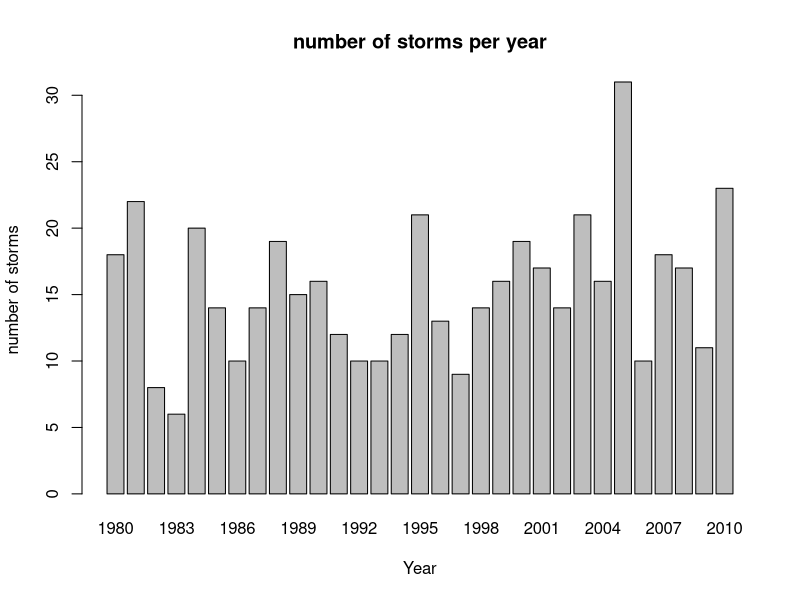
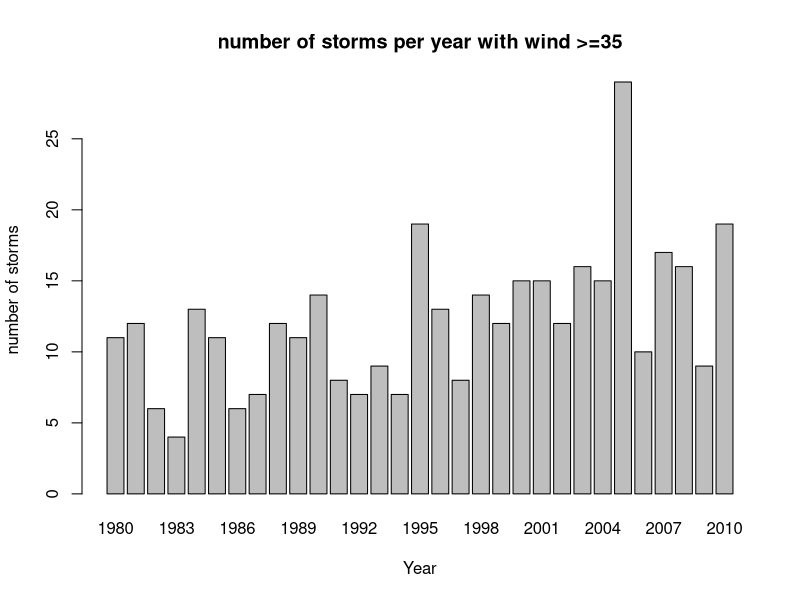
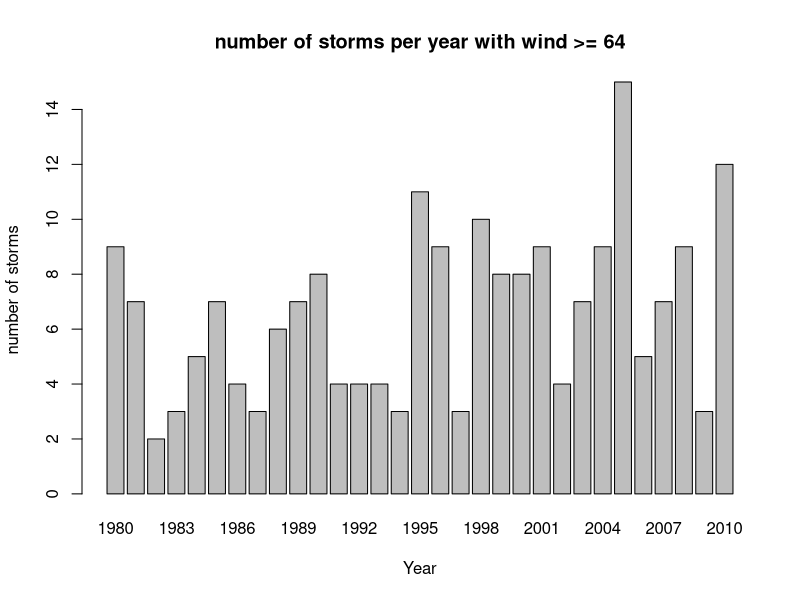
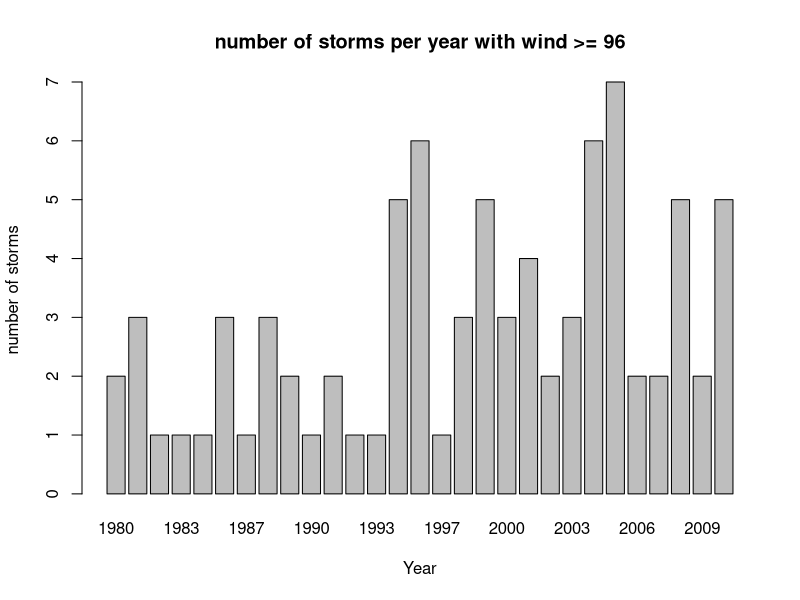
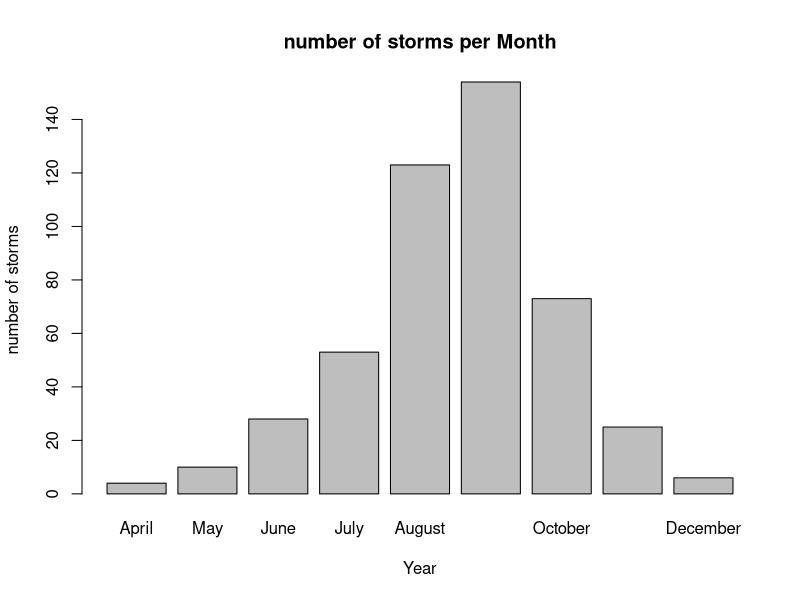
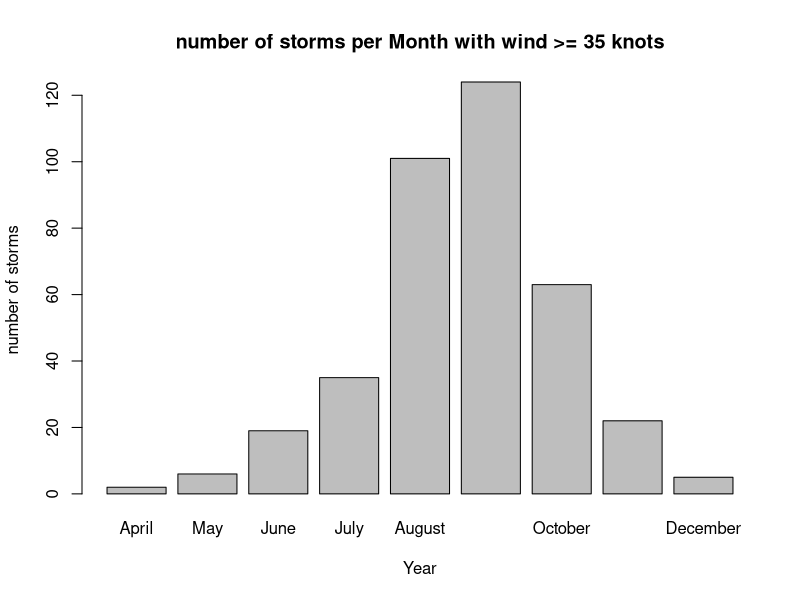
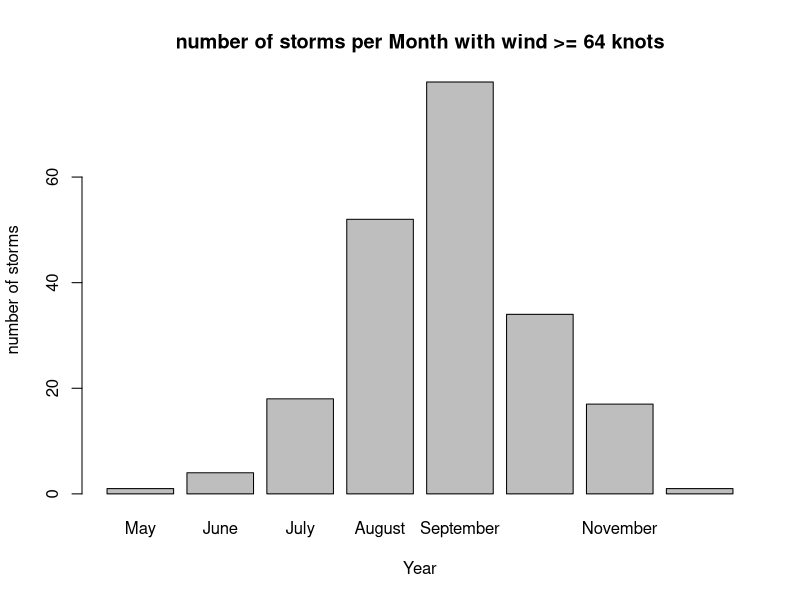
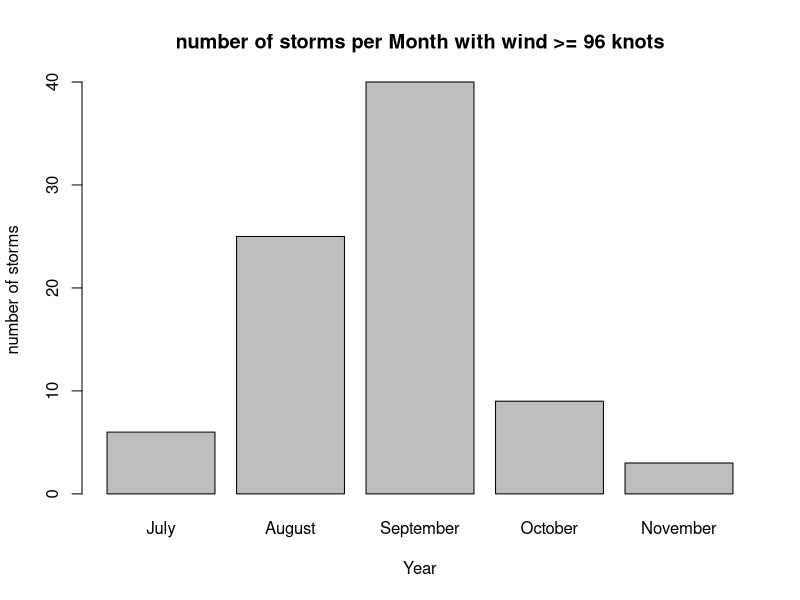

Write the R code that produced these figures, in order.
# =============================================================================
# Stat 133: Final Project
# Part2 Data Analysis
# Description: work with cleaned-precoessed csvs (storms.csv; tracks.csv) to
# produce analysis of storms from 1980 to 2010
# Data: International Best Track Archive for Climate Stewardship (IBTrACS)
# ftp://eclipse.ncdc.noaa.gov/pub/ibtracs/v03r06/wmo/hurdat_format/basin/
# Basin.NA.ibtracs_hurdat.v03r06.hdat
# =============================================================================
# Load csv
# =============================================================================
library(stringr)
storms<-read.csv('data/storms.csv', stringsAsFactors = FALSE)
tracks<-read.csv('data/tracks.csv', stringsAsFactors = FALSE)


# =============================================================================
# Number of storms per year
# =============================================================================

# Extract years from date
date = as.Date(storms$date, '%m/%d/%Y')
year = format(date, '%Y')
# Extract years that are from 1980 to 2010
year = year[which(year >= 1980 & year <= 2010)]

# Find the frequency of storms in each year
stormPerYear<-table(year)

# Plot a bar graph
barplot(as.numeric(stormPerYear),
                           names.arg = unique(year),
        main = 'number of storms per year', 
        xlab = 'Year',ylab='number of storms' )

# Open device
pdf("images/stormPerYearPlot.pdf") 
barplot(as.numeric(stormPerYear),
        names.arg = unique(year),
        main = 'number of storms per year', 
        xlab = 'Year',ylab='number of storms' )
dev.off() # close device

# Open device
png("images/stormPerYearPlot.png", width = 1024, height = 900, res= 120) 
barplot(as.numeric(stormPerYear),
        names.arg = unique(year),
        main = 'number of storms per year', 
        xlab = 'Year',ylab='number of storms' )
dev.off() # close device

# =============================================================================
# Number of storms per year with wind >=35
# =============================================================================
# As date the date column
date = as.Date(tracks$date, '%m/%d/%Y')
# Extract years 
year = format(date, '%Y')
# Extract years that are from 1980 to 2010
tmpTracks = tracks[which(year >= 1980 & year <= 2010),]
year35Date = as.Date(storms$date[unique(tmpTracks$id[tmpTracks$wind>=35])], 
                     '%m/%d/%Y')
year35 = format(year35Date, "%Y")
# Using table to find frequency of storms in each year
stormPerYear35<-table(year35)
# Plot a bar graph
barplot(as.numeric(stormPerYear35), 
                             names.arg=unique(year35), 
        main='number of storms per year with wind >=35',
        xlab = 'Year', ylab='number of storms')

# Open device
pdf("images/stormPerYear35Plot.pdf") 
barplot(as.numeric(stormPerYear35), 
        names.arg=unique(year35), 
        main='number of storms per year with wind >=35',
        xlab = 'Year', ylab='number of storms')
dev.off() # close device

# Open device
png("images/stormPerYear35Plot.png", width = 1024, height = 900, res= 120) 
barplot(as.numeric(stormPerYear35), 
        names.arg=unique(year35), 
        main='number of storms per year with wind >=35',
        xlab = 'Year', ylab='number of storms')
dev.off() # close device

# =============================================================================
# Number of storms per year with wind >=64
# =============================================================================
# Years of which the storm's speed exceed 64

year64Date = as.Date(storms$date[unique(tmpTracks$id[tmpTracks$wind>=64])], 
                     '%m/%d/%Y')
# Extract years
year64 = format(year64Date, "%Y")
# Using table to find frequency of storms in each year
stormPerYear64<-table(year64)

# Plot a bar graph
stormPerYear64Plot = barplot(as.numeric(stormPerYear64), 
                             names.arg=unique(year64),
        main='number of storms per year with wind >= 64',
        xlab = 'Year', ylab='number of storms')

# Open device
pdf("images/stormPerYear64Plot.pdf") 
stormPerYear64Plot = barplot(as.numeric(stormPerYear64), 
                             names.arg=unique(year64),
                             main='number of storms per year with wind >= 64',
                             xlab = 'Year', ylab='number of storms')
dev.off() # close device

# Open device
png("images/stormPerYear64Plot.png", width = 1024, height = 900, res= 120) 
stormPerYear64Plot = barplot(as.numeric(stormPerYear64), 
                             names.arg=unique(year64),
                             main='number of storms per year with wind >= 64',
                             xlab = 'Year', ylab='number of storms')
dev.off() # close device


# =============================================================================
# Number of storms per year with wind >=96
# =============================================================================
# Extract years of which the storm's speed exceed 96
year96Date = as.Date(storms$date[unique(tmpTracks$id[tmpTracks$wind>=96])], 
                     '%m/%d/%Y')
# Extract years
year96 = format(year96Date, "%Y")
# Using table to find frequency of storms in each year
stormPerYear96<-table(year96)
# Plot a bar graph
barplot(as.numeric(stormPerYear96), 
                             names.arg=unique(year96),
        main='number of storms per year with wind >= 96',
        xlab = 'Year', ylab='number of storms')

# Open device
pdf("images/stormPerYear96Plot.pdf") 
barplot(as.numeric(stormPerYear96), 
        names.arg=unique(year96),
        main='number of storms per year with wind >= 96',
        xlab = 'Year', ylab='number of storms')
dev.off() # close device

# Open device
png("images/stormPerYear96Plot.png", 
    width = 1024, height = 900, res= 120) 
barplot(as.numeric(stormPerYear96), 
        names.arg=unique(year96),
        main='number of storms per year with wind >= 96',
        xlab = 'Year', ylab='number of storms')
dev.off() # close device

# Extract according to Month
# =============================================================================
# Number of storms per month
# =============================================================================
# As date the date column
date = as.Date(storms$date, '%m/%d/%Y')
# Extract month and year from the date column
monthWithYear = format(date, '%m/%Y')
# Extract year
year = format(date, '%Y')
# Extract month and year with year from 1980 to 2010
monthWithYear = monthWithYear[year >= 1980 & year <= 2010]

# Find the frequency of storms that happened in each month
month = substring(text = monthWithYear, first = 1, last = 2)
stormPerMonth<-table(month)
# Plot
monthName = month.name[sort(as.numeric(unique(month)))]
barplot(as.numeric(stormPerMonth), 
        names.arg = monthName,
        main='number of storms per Month',
        xlab = 'Year', ylab='number of storms' )

# Open device
pdf("images/stormPerMonthPlot.pdf") 
barplot(as.numeric(stormPerMonth), 
        names.arg = monthName,
        main='number of storms per Month',
        xlab = 'Year', ylab='number of storms' )
dev.off() # close device

# Open device
png("images/stormPerMonthPlot.png", width = 1024, height = 900, res= 120) 
barplot(as.numeric(stormPerMonth), 
        names.arg = monthName,
        main='number of storms per Month',
        xlab = 'Year', ylab='number of storms' )
dev.off() # close device

# =============================================================================
# Number of storms per month with wind >=35
# =============================================================================
# As date the date column
date = as.Date(tracks$date, '%m/%d/%Y')
# Extract month and Year from the date column
monthWithYear = format(date, '%m/%Y')
# Extract year
year = format(date, '%Y')
# Extract storms that are from 1980 to 2010
tmpTracks = tracks[which(year >= 1980 & year <= 2010),]

# Find the frequency of storms that happened in each month
month35<-storms$date[unique(tmpTracks$id[tmpTracks$wind>=35])]
month35 = as.Date(month35, '%m/%d/%Y')
month35 = format(month35, '%m')
stormPerMonth35<-table(month35)

# Plot
monthName = month.name[sort(as.numeric(unique(month35)))]
barplot(as.numeric(stormPerMonth35),
        names.arg = monthName,
        main='number of storms per Month with wind >= 35 knots',
        xlab = 'Year', ylab='number of storms')

# Open device
pdf("images/stormPerMonth35Plot.pdf") 
barplot(as.numeric(stormPerMonth35),
        names.arg = monthName,
        main='number of storms per Month with wind >= 35 knots',
        xlab = 'Year', ylab='number of storms')
dev.off() # close device

# Open device
png("images/stormPerMonth35Plot.png", width = 1024, height = 900, res= 120) 
barplot(as.numeric(stormPerMonth35),
        names.arg = monthName,
        main='number of storms per Month with wind >= 35 knots',
        xlab = 'Year', ylab='number of storms')
dev.off() # close device

# =============================================================================
# Number of storms per month with wind >=64
# =============================================================================
# Find the frequency of storms that happened in each month
month64<-storms$date[unique(tmpTracks$id[tmpTracks$wind>=64])]
month64 = as.Date(month64, '%m/%d/%Y')
month64 = format(month64, '%m')
stormPerMonth64<-table(month64)

# Plot
monthName = month.name[sort(as.numeric(unique(month64)))]
barplot(as.numeric(stormPerMonth64), 
        names.arg = monthName,
        main='number of storms per Month with wind >= 64 knots',
        xlab = 'Year', ylab='number of storms')

pdf("images/stormPerMonth64Plot.pdf") # open device
barplot(as.numeric(stormPerMonth64), 
        names.arg = monthName,
        main='number of storms per Month with wind >= 64 knots',
        xlab = 'Year', ylab='number of storms')
dev.off() # close device

# Open device
png("images/stormPerMonth64Plot.png", width = 1024, height = 900, res= 120) 
barplot(as.numeric(stormPerMonth64), 
        names.arg = monthName,
        main='number of storms per Month with wind >= 64 knots',
        xlab = 'Year', ylab='number of storms')
dev.off() # close device

# =============================================================================
# Number of storms per month with wind >=96
# =============================================================================
# Find the frequency of storms that happened in each month
month96<-storms$date[unique(tmpTracks$id[tmpTracks$wind>=96])]
month96 = as.Date(month96, '%m/%d/%Y')
month96 = format(month96, '%m')
stormPerMonth96<-table(month96)

# Plot
monthName = month.name[sort(as.numeric(unique(month96)))]
barplot(as.numeric(stormPerMonth96), 
        names.arg = monthName,
        main='number of storms per Month with wind >= 96 knots',
        xlab = 'Year', ylab='number of storms')

# Open device
pdf("images/stormPerMonth96Plot.pdf") 
barplot(as.numeric(stormPerMonth96), 
        names.arg = monthName,
        main='number of storms per Month with wind >= 96 knots',
        xlab = 'Year', ylab='number of storms')
dev.off() # close device

# Open device
png("images/stormPerMonth96Plot.png", width = 1024, height = 900, res= 120) 
barplot(as.numeric(stormPerMonth96), 
        names.arg = monthName,
        main='number of storms per Month with wind >= 96 knots',
        xlab = 'Year', ylab='number of storms')
dev.off() # close device

# =============================================================================
# Annual numbers of storms >= 35/64/96
# =============================================================================
## Average 
mean35<-mean(stormPerYear35)
mean64<-mean(stormPerYear64)
mean96<-mean(stormPerYear96)
## std
std35<-sd(stormPerYear35)
std64<-sd(stormPerYear64)
std96<-sd(stormPerYear96)
## 25 percentile
Q35<-summary(as.numeric(stormPerYear35))[2]
Q64<-summary(as.numeric(stormPerYear64))[2]
Q96<-summary(as.numeric(stormPerYear96))[2]
## median
median35<-summary(as.numeric(stormPerYear35))[3]
median64<-summary(as.numeric(stormPerYear64))[3]
median96<-summary(as.numeric(stormPerYear96))[3]
## 75 percentile
q35<-summary(as.numeric(stormPerYear35))[5]
q64<-summary(as.numeric(stormPerYear64))[5]
q96<-summary(as.numeric(stormPerYear96))[5]

## table
annual<-matrix(c(mean35,std35,Q35, median35,q35,
                 mean64,std64,Q64, median64,q64,
                 mean96,std96,Q96, median96,q96), ncol=5, byrow=TRUE)
colnames(annual)<-c('Avg','Std.Dev','25th','50th','75th')
rownames(annual)<-c('35 knots','64 knots', '96 knots')
annual = signif(annual, 4)
annual<-as.table(annual)

# =============================================================================
# Regression Line
# =============================================================================
# Mean pressure and mean wind speed for each storm
vec<-c(1:1777)
pressMean1<-sapply(vec, function(x) 
  mean(tmpTracks$press[tmpTracks$id==x]))
# Remove zeros
pressMean<-pressMean1[pressMean1!=0]
pressMean = na.exclude(pressMean)
# Mean wind speed
windMean1<-sapply(vec,function(x) 
  mean(tmpTracks$wind[tmpTracks$id==x]))
# Remove zeros
windMean<- windMean1[pressMean1!=0]
windMean = na.exclude(windMean)

# Find regression 
reg = lm(pressMean ~ windMean)

# Plot regression
plot(windMean, pressMean,xlab = 'mean wind speed', ylab = 'mean pressure')
title('Mean Wind VS Mean Wind Speed for Each Storm ')
abline(reg)

# Open device
pdf("images/meanWindPressureReg.pdf") 
reg = lm(pressMean ~ windMean)
plot(windMean, pressMean,xlab = 'mean wind speed', ylab = 'mean pressure')
title('Mean Wind VS Mean Wind Speed for Each Storm ')
abline(reg)
dev.off() # close device

# Open device
png("images/meanWindPressureReg.png", width = 1024, height = 900, res= 120) 
reg = lm(pressMean ~ windMean)
plot(windMean, pressMean,xlab = 'mean wind speed', ylab = 'mean pressure')
title('Mean Wind VS Mean Wind Speed for Each Storm')
abline(reg)
dev.off() # close device


# =============================================================================
# Regression analysis 2
# =============================================================================
# Median pressure and median wind speed for each storm
vec<-c(1:1777)
pressMedian1<-sapply(vec,function(x) 
  median(tmpTracks$press[tmpTracks$id==x]))
# Mean wind speed
windMedian1<-sapply(vec,function(x) 
  median(tmpTracks$wind[tmpTracks$id==x]))
# Remove zeros
pressMedian<-pressMedian1[pressMedian1!=0]
pressMedian = na.exclude(pressMedian)
windMedian<-windMedian1[pressMedian1!=0]
windMedian = na.exclude(windMedian)

# Find Regression
reg1 = lm(pressMedian ~ windMedian)
plot(windMedian, pressMedian, xlab = 'Median wind speed', 
     ylab = 'Median pressure')
title('Median Wind Speed VS Median Pressure For Each Storm ')
abline(reg1)

# open device
pdf("images/medianWindPressureReg.pdf") 
reg1 = lm(pressMedian ~ windMedian)
plot(windMedian, pressMedian, xlab = 'Median wind speed', 
     ylab = 'Median pressure')
title('Median Wind Speed VS Median Pressure For Each Storm ')
abline(reg1)
dev.off() # close device

# open device
png("images/medianWindPressureReg.png", width = 1024, height = 900, res= 120) 
reg1 = lm(pressMedian ~ windMedian)
plot(windMedian, pressMedian, xlab = 'Median wind speed', 
     ylab = 'Median pressure')
title('Median Wind Speed VS Median Pressure For Each Storm ')
abline(reg1)
dev.off() # close device








